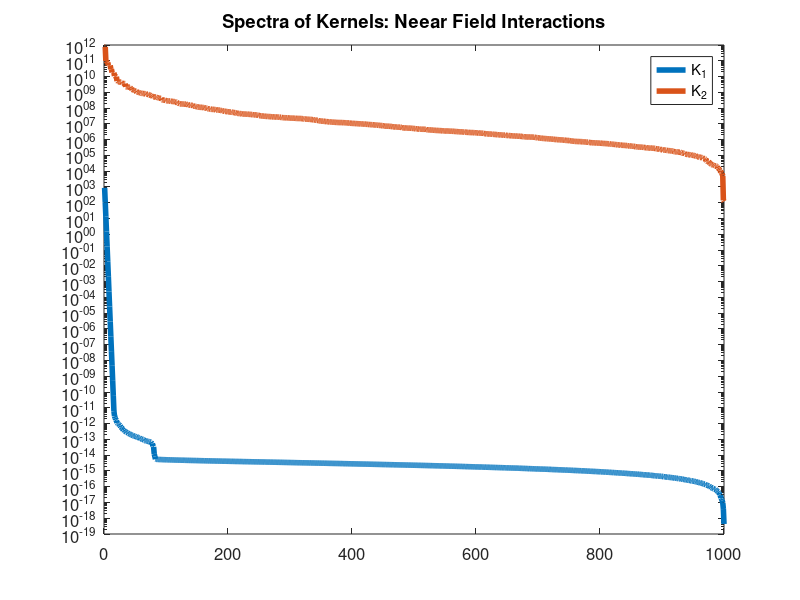
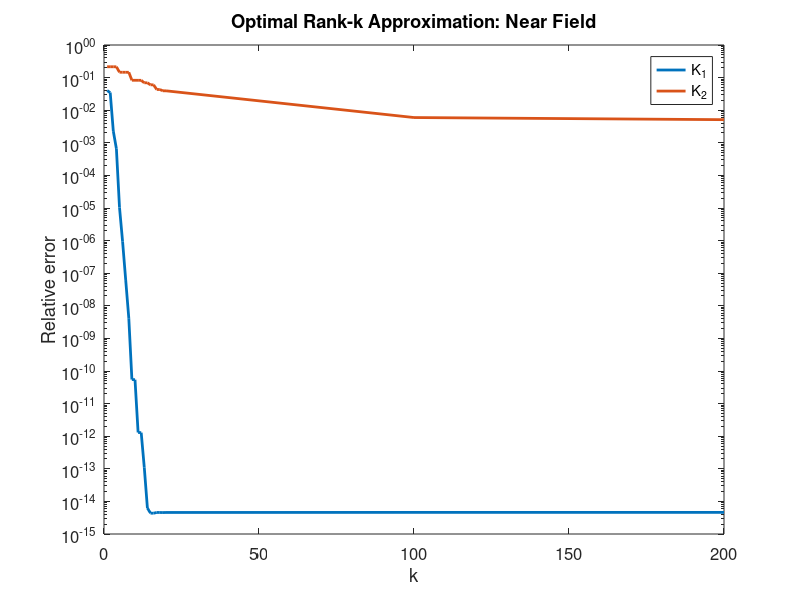
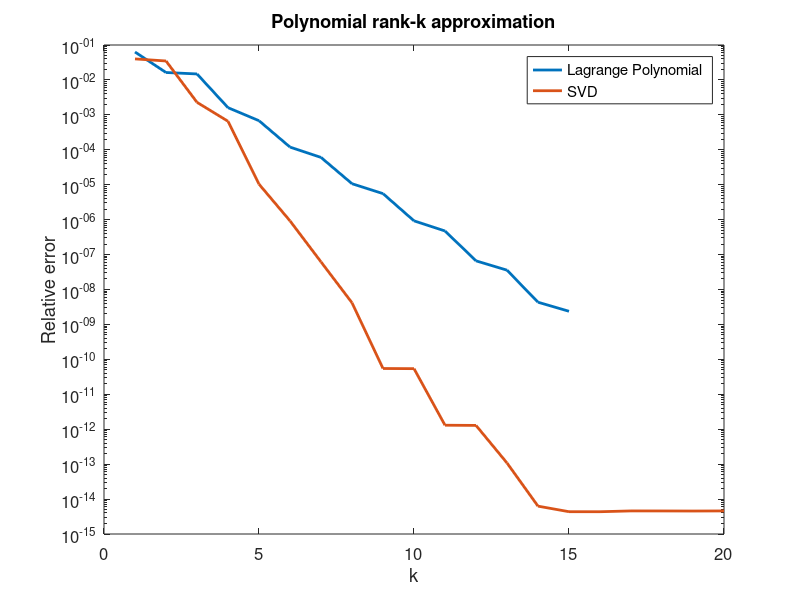
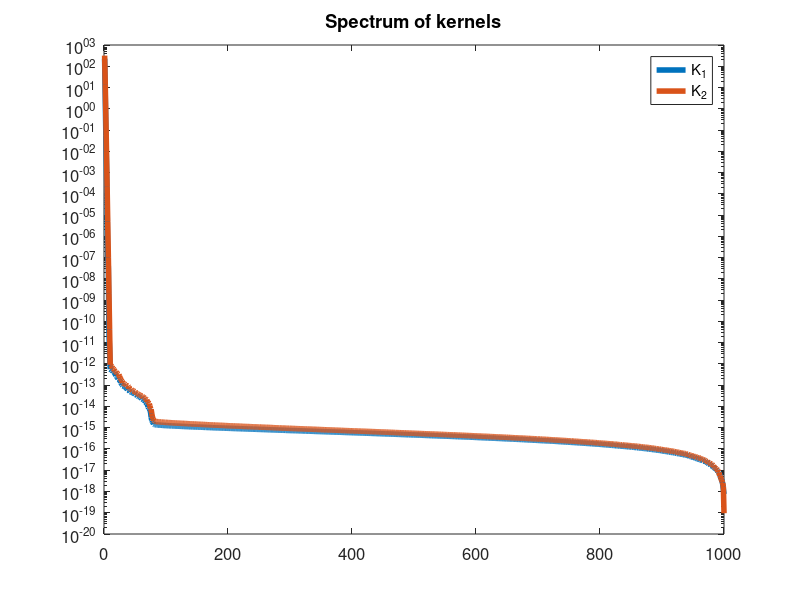

Here is the MATLAB script that generated these plots, in order:
rng(1)
a = 0; b=1; n = 1000;
[locs,~] = sort(rand(n,1)*(b-a));
distmatrix = squareform(pdist(locs));
kernel1 = 1./(1+distmatrix.^2); 
kernel2 = 1./(distmatrix.^2);kernel2(kernel2==Inf) = 0;


[U1, S1, V1] = svd(kernel1); 
[U2, S2, V2] = svd(kernel2); 
figure(1)
semilogy(diag(S1), 'linewidth',4); hold on
semilogy(diag(S2), 'linewidth',4);
legend('K_1', 'K_2'); title('Spectra of Kernels: Neear Field Interactions'); set(gca,'FontSize',12)

q = sin(10*locs) + cos(2000*locs); %Anything could be used here

%Exact 
f1 = kernel1*q;
f2 = kernel2*q;

ks = [1:20 100 200];
K1_svd_errors = ones(length(ks),1); K2_svd_errors = ones(length(ks),1);
for ki =1:length(ks),
    k = ks(ki);
    kernel1_approx = V1(:,1:k) * S1(1:k,1:k) * V1(:,1:k)';
    f1_approx = kernel1_approx*q;
    K1_svd_errors(ki) = norm(f1_approx - f1)/norm(f1);
    
    kernel2_approx = V2(:,1:k) * S2(1:k,1:k) * V2(:,1:k)';
    f2_approx = kernel2_approx*q;
    K2_svd_errors(ki) = norm(f2_approx - f2)/norm(f2);
end

figure(2); clf
semilogy(ks,K1_svd_errors,'linewidth',2);
hold on
semilogy(ks,K2_svd_errors,'linewidth',2);
ylabel ('Relative error'); xlabel('k'); set(gca,'FontSize',12); title('Optimal Rank-k Approximation: Near Field');
legend('K_1', 'K_2'); 

a1 = 0; b1=1; 
a2 = 2; b2 = 3;
n = 1000;
[locs1,~] = sort((b1+a1)/2+ rand(n,1)*(b1-a1));
[locs2,~] = sort((b2+a2)/2+rand(n,1)*(b2-a2));

distmatrix = squareform(pdist([locs1; locs2]));
kernel1 = 1./(1+distmatrix(1:1000,1001:2000).^2); 
kernel2 = 1./(distmatrix(1:1000,1001:2000).^2);kernel2(kernel2==Inf) = 0;

[U1, S1, V1] = svd(kernel1); 
[U2, S2, V2] = svd(kernel2); 
figure(100)
semilogy(diag(S1), 'linewidth',4); %xlim([0,500]);
 hold on
semilogy(diag(S2), 'linewidth',4);%xlim([0,500]);
legend('K_1', 'K_2'); title('Spectrum of kernels'); set(gca,'FontSize',12)

ps = 1:15;
K1_poly_errors = ones(length(ps),1);

%With varying number of interpolation points
for pi=1:length(ps)
    h = (b-a)/ps(pi); % Distance between interpolation points
    interp_points = a:h:b;
    k = length(interp_points);% Number of interpolation points
    
    V = zeros(n,k); %Columns of V will form our polynomial basis

    % There are k Lagrange polynomials (one for each point), evaluate each
    % of them at all the n points
      for ti=1:length(interp_points),
        for yj=1:n
            num = 1;
            denom = 1;
            for tii=1:k
                if (tii ~= ti)
                    denom = denom*(interp_points(ti) -interp_points(tii));
                    num= num*(locs(yj) - interp_points(tii));
                end
            end

            V(yj,ti) = num/denom;
        end
    end
    %Note how this is entirely independent of the kernel!
    for ti=1:length(interp_points),
        for yj=1:n
            num = 1;
            denom = 1;
            for tii=1:k
                if (tii ~= ti)
                    denom = denom*(interp_points(ti) -interp_points(tii));
                    num= num*(locs(yj) - interp_points(tii));
                end
            end

            V(yj,ti) = num/denom;
        end
    end

    %We only evaluate the kernel at the k by k interpolation points
    S = ones(k,k);
    for i=1:k
        for j=1:k       
            S(i,j) = 1/(1+norm(interp_points(j)-interp_points(i))^2);
        end
    end
    
    f1_poly_approx = V*S*V'*q;
    K1_poly_errors(pi) = norm(f1_poly_approx - f1)/norm(f1);
end

figure(5); clf
semilogy(ps,K1_poly_errors,'linewidth',2);
hold on
semilogy(ks(1:20),K1_svd_errors(1:20), 'linewidth',2)
ylabel ('Relative error'); xlabel('k'); set(gca,'FontSize',12); title('Polynomial rank-k approximation');
legend('Lagrange Polynomial', 'SVD')

k = 2;
Nint = 5; %Number of intervals
h = 1/(Nint *k);

%k interpolation points in each interval
interp_points = zeros(k,Nint);
for j=1:k
    for int=1:Nint
        interp_points(j,int) = h/2 + ((j-1)+(int-1)*k)*h;
    end
end

%We need to be able to look up which interval each point belongs to
int_lookup = zeros(n,1);
current_int = 0;
for i=1:n
    if (k*h*(current_int) < locs(i))
        current_int = current_int +1;
    end
   int_lookup(i) = current_int;
end

%Make V, which is now n rows by Nint*k columns
V = zeros(n,Nint*k);
for ti=1:k 
    for yj=1:n
        current_int = int_lookup(yj);
        num = 1;
        denom = 1;
        for tii=1:k
            if (tii ~= ti)
                denom = denom*(interp_points(ti,current_int) -interp_points(tii,current_int));
                num= num*(locs(yj) - interp_points(tii,current_int));
            end
        end

        V(yj,(current_int-1)*k+ti) = num/denom;
    end
end

%Make S, which is k*Nint by k*Nint
S = ones(k*Nint,k*Nint);
for int1=1:Nint
    for i=1:k
        for int2=1:Nint
            for j=1:k    
                S((int1-1)*k+i,(int2-1)*k+j) = 1/(1+norm(interp_points(i,int1)-interp_points(j,int2))^2);
            end
        end
    end
end

f1_poly_approx = V*S*V'*q;


